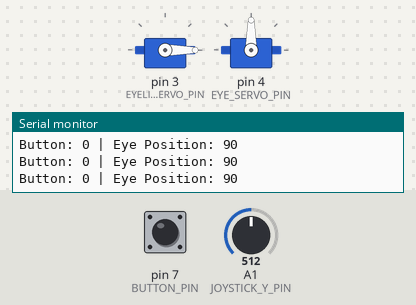
Recording of a sketch running on a simulated Arduino Uno, built with avr-gcc and run on an emulated ATmega328P. Shown: 2 × servo, the last lines printed to the serial monitor. The inputs (shaded band) are chosen by the test bench; at power-on: A1 (JOYSTICK_Y_PIN) = 512, pin 7 (BUTTON_PIN) HIGH.

Above: at 1.2 s.
1.3 s: A1 (JOYSTICK_Y_PIN) set to 550
At 2.4 s:
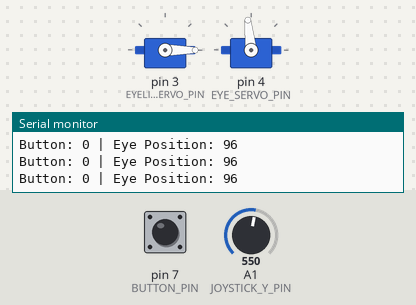
2.8 s: A1 (JOYSTICK_Y_PIN) set to 578
At 3.8 s:
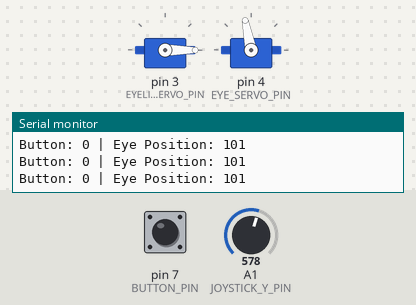
4.3 s: pin 7 (BUTTON_PIN) pulled LOW for 0.15 s
At 4.39 s:
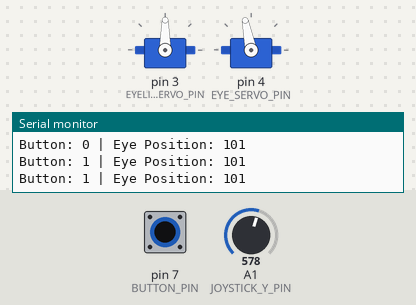
5.9 s: A1 (JOYSTICK_Y_PIN) set to 306
At 7.1 s:
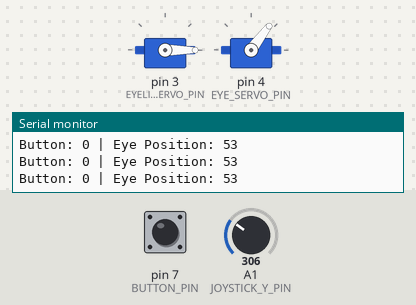
7.4 s: pin 7 (BUTTON_PIN) pulled LOW for 1 s
At 8.2 s:
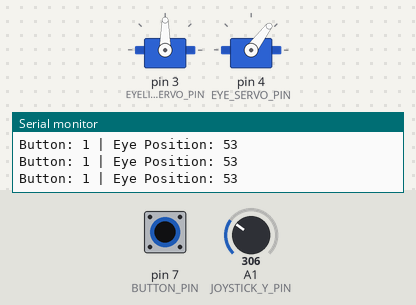
9.9 s: A1 (JOYSTICK_Y_PIN) set to 716
At 11.3 s:
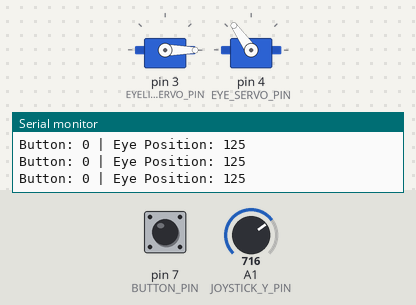
Timing chart, 0 to 12.4 s (numbered marks = the images above; inputs shaded):
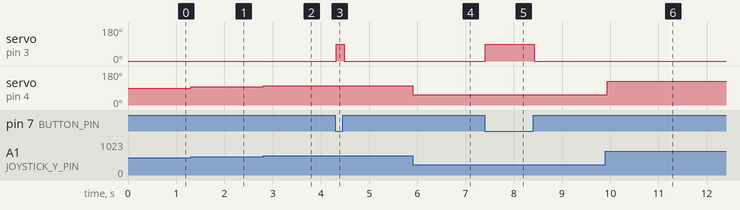

Measured:
- after the input at 1.3 s, servo on pin 4 (EYE_SERVO_PIN): 90° → 96° at once
- after the input at 2.8 s, servo on pin 4 (EYE_SERVO_PIN): 96° → 101° at once
- after the input at 4.3 s, servo on pin 3 (EYELID_SERVO_PIN): 0° → 90° at once, → 0° 0.16 s later
- after the input at 5.9 s, servo on pin 4 (EYE_SERVO_PIN): 101° → 53° at once
- after the input at 7.4 s, servo on pin 3 (EYELID_SERVO_PIN): 0° → 90° at once, → 0° 1.0 s later
- after the input at 9.9 s, servo on pin 4 (EYE_SERVO_PIN): 53° → 125° at once

The sketch:

animatronic_eyes_final_interation_.ino
```cpp
#include <Servo.h>

/*
  Robotic Eye Control System
  --------------------------
  Controls:
  - Eyelid servo using joystick button
  - Eye movement servo using joystick Y-axis

  Hardware:
  - Arduino Uno
  - 2 Servo Motors
  - Joystick Module

  Author: Aviral
*/

Servo eyelidServo;
Servo eyeServo;

// ---------------- PIN CONFIG ----------------
const int EYELID_SERVO_PIN = 3;
const int EYE_SERVO_PIN = 4;

const int JOYSTICK_Y_PIN = A1;
const int BUTTON_PIN = 7;

// ---------------- SERVO POSITIONS ----------------
const int EYELID_OPEN = 0;
const int EYELID_CLOSED = 90;

// ---------------- SETTINGS ----------------
const int SERVO_MIN = 0;
const int SERVO_MAX = 180;

int joystickYValue = 0;
int eyePosition = 0;
bool buttonPressed = false;

void setup() {

  Serial.begin(9600);

  // Attach servos
  eyelidServo.attach(EYELID_SERVO_PIN);
  eyeServo.attach(EYE_SERVO_PIN);

  // Configure joystick button
  pinMode(BUTTON_PIN, INPUT_PULLUP);

  // Initial eyelid position
  eyelidServo.write(EYELID_OPEN);

  Serial.println("Eye control system initialized.");
}

void loop() {

  readInputs();
  controlEyelid();
  controlEyeMovement();
  printDebugInfo();

  delay(40);
}

// ==================================================
// INPUT HANDLING
// ==================================================

void readInputs() {

  buttonPressed = (digitalRead(BUTTON_PIN) == LOW);

  joystickYValue = analogRead(JOYSTICK_Y_PIN);

  eyePosition = map(
    joystickYValue,
    0,
    1023,
    SERVO_MIN,
    SERVO_MAX
  );
}

// ==================================================
// SERVO CONTROL
// ==================================================

void controlEyelid() {

  if (buttonPressed) {
    eyelidServo.write(EYELID_CLOSED);
  } else {
    eyelidServo.write(EYELID_OPEN);
  }
}

void controlEyeMovement() {

  eyeServo.write(eyePosition);
}

// ==================================================
// DEBUGGING
// ==================================================

void printDebugInfo() {

  Serial.print("Button: ");
  Serial.print(buttonPressed);

  Serial.print(" | Eye Position: ");
  Serial.println(eyePosition);
}
```
